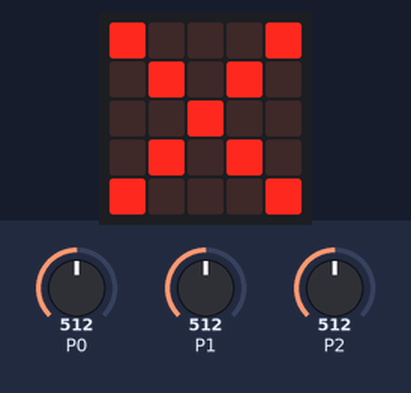
The program below on a simulated BBC micro:bit (MakeCode). Shown: the board's 5×5 LED display. Inputs (shaded band) come from the test bench; at power-on: P0 = 512, P1 = 512, P2 = 512 (analog values on the 0–1023 scale).

Above: at 1.3 s.
1.4 s: P0 set to 240
At 2.4 s:
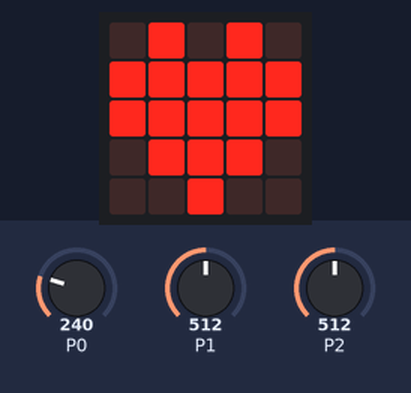
5.3 s: P1 set to 240
At 6.6 s:
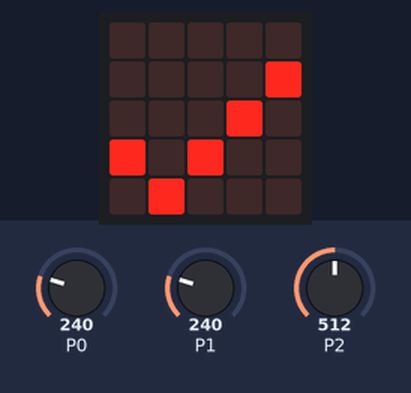
9.2 s: P2 set to 240
At 10.9 s:
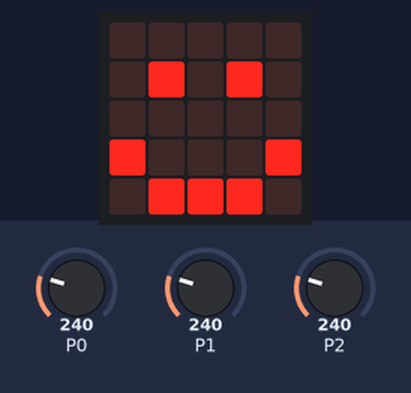
13.1 s: P2 set to 260
At 14.5 s:
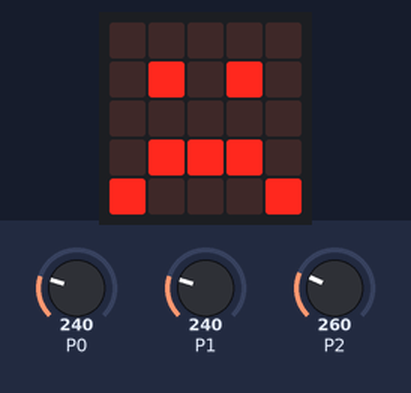
17.0 s: P2 set to 122
At 18.2 s:
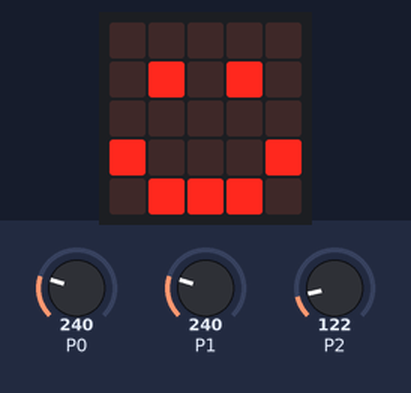
Timing chart, 0 to 20.0 s (numbered marks = the images above; inputs shaded):
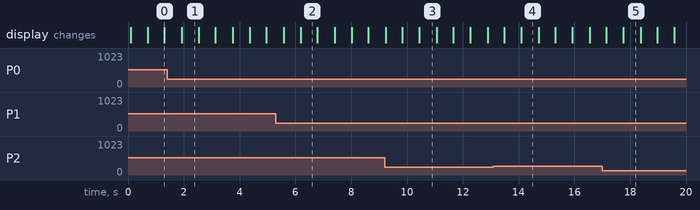

The program:

main.ts
```typescript
let PO_TIJD6 = 0
let PO_TIJD5 = 0
let PO_TIJD4 = 0
let PO_TIJD3 = 0
let PO_TIJD2 = 0
let PO_tijd1 = 0
serial.redirect(
SerialPin.USB_TX,
SerialPin.USB_RX,
BaudRate.BaudRate115200
)
let toestand = 1
basic.pause(100)
basic.forever(function () {
    if (pins.analogReadPin(AnalogPin.P0) < 250) {
        PO_tijd1 = input.runningTime()
        basic.showIcon(IconNames.Heart)
    }
    if (pins.analogReadPin(AnalogPin.P0) > 250) {
        PO_TIJD2 = input.runningTime()
        basic.showIcon(IconNames.SmallHeart)
    }
    if (pins.analogReadPin(AnalogPin.P1) < 250) {
        PO_TIJD3 = input.runningTime()
        basic.showIcon(IconNames.Yes)
    }
    if (pins.analogReadPin(AnalogPin.P1) > 250) {
        PO_TIJD4 = input.runningTime()
        basic.showIcon(IconNames.No)
    }
    if (pins.analogReadPin(AnalogPin.P2) < 250) {
        PO_TIJD5 = input.runningTime()
        basic.showIcon(IconNames.Happy)
    }
    if (pins.analogReadPin(AnalogPin.P2) > 250) {
        PO_TIJD6 = input.runningTime()
        basic.showIcon(IconNames.Sad)
    }
})
```

test.ts
```typescript
// tests gaan hier; deze zal niet worden gecompileerd wanneer dit pakket wordt gebruikt als extensie.
```

Measured:
- after the input at 1.4 s, the display: changes after 0.53 s (image 1)
- after the input at 5.3 s, the display: first differs from a run without the input after 0.88 s (image 2)
- after the input at 9.2 s, the display: first differs from a run without the input after 1.2 s (image 3)
- after the input at 13.1 s, the display: first differs from a run without the input after 1.0 s (image 4)
- after the input at 17.0 s, the display: first differs from a run without the input after 0.75 s (image 5)
- what the display in image 0 shows lasts 0.6 s, from 0.7 s to 1.3 s
